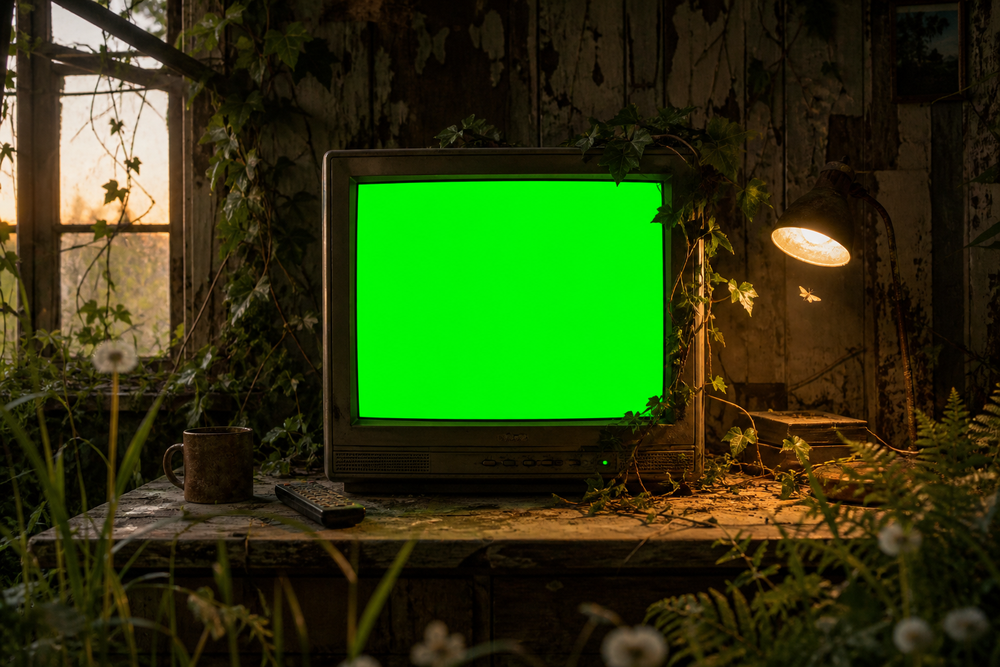
#> input picture assets/shack-plate.png, 1000 x 667 px, shrunk from 1536 x 1024 before the run
$ python punch-shack.py
#> lines starting #> are read from the running program, lines starting #| are printed output that depends on the picture; long printed decimals are rounded
"""Punch the chroma-green CRT screen out of the shack plate."""
from __future__ import annotations

from collections import deque
from pathlib import Path

from PIL import Image

SRC = Path(__file__).resolve().parent.parent / "assets" / "shack-plate.png"
OUT = Path(__file__).resolve().parent.parent / "assets" / "shack.png"


def is_key(r: int, g: int, b: int) -> bool:
    return g > 150 and g > r + 55 and g > b + 55 and r < 140 and b < 140


def key_amount(r: int, g: int, b: int) -> float:
    if not is_key(r, g, b):
        return 0.0
    strength = (g - max(r, b)) / 255.0
    return min(1.0, max(0.35, strength * 1.8))


def main() -> None:
    img = Image.open(SRC).convert("RGBA")
    w, h = img.size
#> w = 1000; h = 667
    pix = img.load()
    seen = bytearray(w * h)
    q = deque([(w // 2, h // 2)])
    min_x, max_x, min_y, max_y = w, 0, h, 0
#> min_x = 1000; max_x = 0; min_y = 667; max_y = 0
    count = 0

    while q:
        x, y = q.popleft()
        if x < 0 or y < 0 or x >= w or y >= h:
            continue
        k = y * w + x
        if seen[k]:
            continue
        seen[k] = 1
        r, g, b, a = pix[x, y]
        if not is_key(r, g, b):
            continue
        count += 1
        min_x, max_x = min(min_x, x), max(max_x, x)
        min_y, max_y = min(min_y, y), max(max_y, y)
        q.extend(((x + 1, y), (x - 1, y), (x, y + 1), (x, y - 1)))
#> this loop made 285933 passes
#> (r, g, b) on passes 1 to 3: (1, 246, 3), (1, 246, 2), (2, 247, 4)
#> after the loop, count = 71483

    # Grow the hole a couple of pixels so chroma fringe doesn't glow on the bezel.
    dilated = bytearray(seen)
    for y in range(h):
        for x in range(w):
            if not seen[y * w + x]:
                continue
            for dy in (-2, -1, 0, 1, 2):
                for dx in (-2, -1, 0, 1, 2):
                    nx, ny = x + dx, y + dy
                    if 0 <= nx < w and 0 <= ny < h:
                        dilated[ny * w + nx] = 1

    for y in range(h):
        for x in range(w):
            if not dilated[y * w + x]:
                continue
            r, g, b, a = pix[x, y]
            amt = key_amount(r, g, b)
            if amt <= 0 and not seen[y * w + x]:
                # Near-green leftover on the lip.
                if g > 90 and g > r + 20 and g > b + 20:
                    amt = 0.85
                else:
                    continue
            if amt <= 0:
                continue
            pix[x, y] = (12, 16, 14, 0) if seen[y * w + x] else (r, g, b, int(a * (1.0 - amt)))

    img.save(OUT, "PNG")
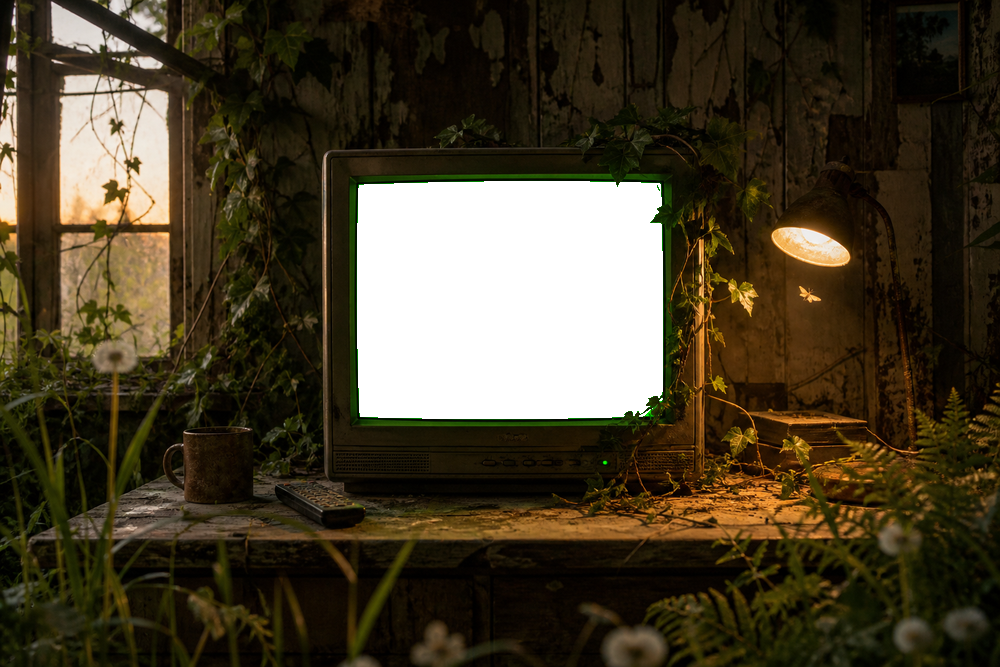
#> saved as shack.png: PIL image 1000x667 RGBA; mean R, G, B, A 45.3, 36.5, 16.9, 227.7; transparent parts drawn white
    print(
        {
            "size": [w, h],
            "pixels": count,
            "frac": {
                "x": round(min_x / w, 5),
                "y": round(min_y / h, 5),
                "w": round((max_x - min_x + 1) / w, 5),
                "h": round((max_y - min_y + 1) / h, 5),
            },
            "out": str(OUT),
        }
    )
#| {'size': [1000, 667], 'pixels': 71483, 'frac': {'x': 0.357, 'y': 0.2714, 'w': 0.306, 'h': 0.3568}, 'out': 'assets/shack.png'}


if __name__ == "__main__":
    main()
